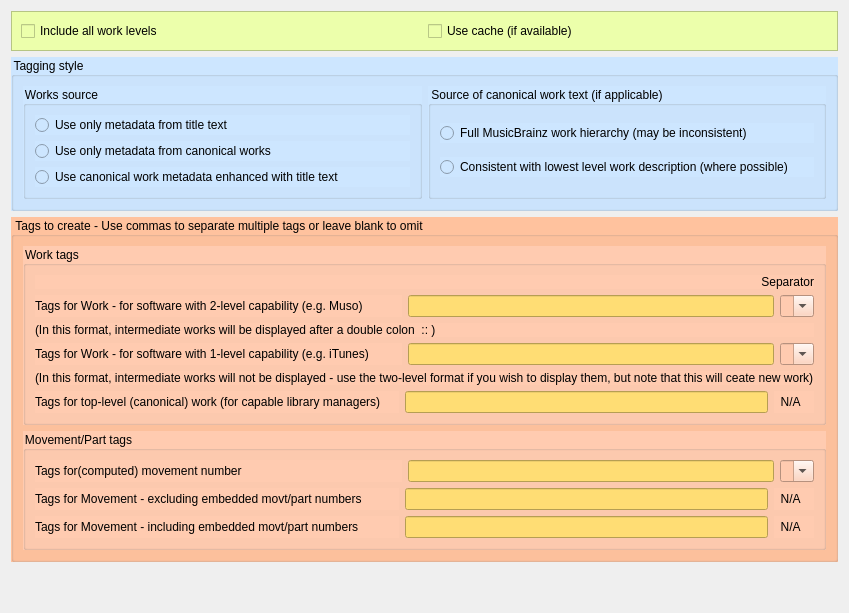
     <widget class="QWidget" name="Works">
      <attribute name="title">
       <string>Works and parts</string>
      </attribute>
      <layout class="QVBoxLayout" name="verticalLayout_4">
       <item>
        <widget class="QFrame" name="frame_2">
         <property name="styleSheet">
          <string notr="true">background-color: rgb(236, 255, 171);</string>
         </property>
         <property name="frameShape">
          <enum>QFrame::StyledPanel</enum>
         </property>
         <property name="frameShadow">
          <enum>QFrame::Raised</enum>
         </property>
         <layout class="QHBoxLayout" name="horizontalLayout_3">
          <item>
           <widget class="QCheckBox" name="use_cwp">
            <property name="text">
             <string>Include all work levels</string>
            </property>
           </widget>
          </item>
          <item>
           <widget class="QCheckBox" name="use_cache">
            <property name="text">
             <string>Use cache (if available)</string>
            </property>
           </widget>
          </item>
         </layout>
        </widget>
       </item>
       <item>
        <widget class="QGroupBox" name="Style">
         <property name="styleSheet">
          <string notr="true">background-color: rgb(205, 230, 255);</string>
         </property>
         <property name="title">
          <string>Tagging style</string>
         </property>
         <layout class="QHBoxLayout" name="horizontalLayout">
          <item>
           <widget class="QGroupBox" name="groupBox">
            <property name="title">
             <string>Works source</string>
            </property>
            <layout class="QVBoxLayout" name="verticalLayout_11">
             <item>
              <widget class="QRadioButton" name="cwp_titles">
               <property name="text">
                <string>Use only metadata from title text</string>
               </property>
               <attribute name="buttonGroup">
                <string notr="true">Style_buttons</string>
               </attribute>
              </widget>
             </item>
             <item>
              <widget class="QRadioButton" name="cwp_works">
               <property name="text">
                <string>Use only metadata from canonical works</string>
               </property>
               <attribute name="buttonGroup">
                <string notr="true">Style_buttons</string>
               </attribute>
              </widget>
             </item>
             <item>
              <widget class="QRadioButton" name="cwp_extended">
               <property name="text">
                <string>Use canonical work metadata enhanced with title text</string>
               </property>
               <attribute name="buttonGroup">
                <string notr="true">Style_buttons</string>
               </attribute>
              </widget>
             </item>
            </layout>
           </widget>
          </item>
          <item>
           <widget class="QGroupBox" name="groupBox_4">
            <property name="enabled">
             <bool>true</bool>
            </property>
            <property name="title">
             <string>Source of canonical work text (if applicable)</string>
            </property>
            <layout class="QVBoxLayout" name="verticalLayout_6">
             <item>
              <widget class="QRadioButton" name="cwp_hierarchical_works">
               <property name="text">
                <string>Full MusicBrainz work hierarchy (may be inconsistent)</string>
               </property>
               <attribute name="buttonGroup">
                <string notr="true">Source_buttons</string>
               </attribute>
              </widget>
             </item>
             <item>
              <widget class="QRadioButton" name="cwp_level0_works">
               <property name="text">
                <string>Consistent with lowest level work description (where possible)</string>
               </property>
               <attribute name="buttonGroup">
                <string notr="true">Source_buttons</string>
               </attribute>
              </widget>
             </item>
            </layout>
           </widget>
          </item>
         </layout>
        </widget>
       </item>
       <item>
        <widget class="QGroupBox" name="Tags">
         <property name="styleSheet">
          <string notr="true">background-color: rgb(255, 194, 158);</string>
         </property>
         <property name="title">
          <string>Tags to create - Use commas to separate multiple tags or leave blank to omit</string>
         </property>
         <layout class="QVBoxLayout" name="verticalLayout_9">
          <item>
           <widget class="QGroupBox" name="groupBox_2">
            <property name="styleSheet">
             <string notr="true">background-color: rgb(255, 203, 176);</string>
            </property>
            <property name="title">
             <string>Work tags</string>
            </property>
            <layout class="QVBoxLayout" name="verticalLayout_8">
             <item>
              <widget class="QLabel" name="label_40">
               <property name="text">
                <string>Separator</string>
               </property>
               <property name="alignment">
                <set>Qt::AlignRight|Qt::AlignTrailing|Qt::AlignVCenter</set>
               </property>
              </widget>
             </item>
             <item>
              <layout class="QHBoxLayout" name="_8">
               <property name="spacing">
                <number>6</number>
               </property>
               <property name="margin">
                <number>0</number>
               </property>
               <item>
                <widget class="QLabel" name="label_11">
                 <property name="sizePolicy">
                  <sizepolicy hsizetype="Expanding" vsizetype="Preferred">
                   <horstretch>0</horstretch>
                   <verstretch>0</verstretch>
                  </sizepolicy>
                 </property>
                 <property name="text">
                  <string>&lt;html&gt;&lt;head/&gt;&lt;body&gt;&lt;p&gt;Tags for Work - for software with 2-level capability (e.g. Muso)&lt;/p&gt;&lt;/body&gt;&lt;/html&gt;</string>
                 </property>
                 <property name="buddy">
                  <cstring>cwp_retries</cstring>
                 </property>
                </widget>
               </item>
               <item>
                <widget class="QLineEdit" name="cwp_work_tag_multi">
                 <property name="styleSheet">
                  <string notr="true">background-color: rgb(255, 221, 116);</string>
                 </property>
                </widget>
               </item>
               <item>
                <widget class="QComboBox" name="cwp_multi_work_sep">
                 <property name="editable">
                  <bool>true</bool>
                 </property>
                 <item>
                  <property name="text">
                   <string/>
                  </property>
                 </item>
                 <item>
                  <property name="text">
                   <string>; </string>
                  </property>
                 </item>
                 <item>
                  <property name="text">
                   <string>: </string>
                  </property>
                 </item>
                 <item>
                  <property name="text">
                   <string>. </string>
                  </property>
                 </item>
                 <item>
                  <property name="text">
                   <string>, </string>
                  </property>
                 </item>
                 <item>
                  <property name="text">
                   <string>- </string>
                  </property>
                 </item>
                </widget>
               </item>
              </layout>
             </item>
             <item>
              <widget class="QLabel" name="label">
               <property name="text">
                <string>(In this format, intermediate works will be displayed after a double colon  :: )</string>
               </property>
              </widget>
             </item>
             <item>
              <layout class="QHBoxLayout" name="_12">
               <property name="spacing">
                <number>6</number>
               </property>
               <property name="margin">
                <number>0</number>
               </property>
               <item>
                <widget class="QLabel" name="label_15">
                 <property name="sizePolicy">
                  <sizepolicy hsizetype="Expanding" vsizetype="Preferred">
                   <horstretch>0</horstretch>
                   <verstretch>0</verstretch>
                  </sizepolicy>
                 </property>
                 <property name="text">
                  <string>&lt;html&gt;&lt;head/&gt;&lt;body&gt;&lt;p&gt;Tags for Work - for software with 1-level capability (e.g. iTunes)&lt;/p&gt;&lt;/body&gt;&lt;/html&gt;</string>
                 </property>
                 <property name="buddy">
                  <cstring>cwp_retries</cstring>
                 </property>
                </widget>
               </item>
               <item>
                <widget class="QLineEdit" name="cwp_work_tag_single">
                 <property name="styleSheet">
                  <string notr="true">background-color: rgb(255, 221, 116);</string>
                 </property>
                </widget>
               </item>
               <item>
                <widget class="QComboBox" name="cwp_single_work_sep">
                 <property name="editable">
                  <bool>true</bool>
                 </property>
                 <item>
                  <property name="text">
                   <string/>
                  </property>
                 </item>
                 <item>
                  <property name="text">
                   <string>; </string>
                  </property>
                 </item>
                 <item>
                  <property name="text">
                   <string>: </string>
                  </property>
                 </item>
                 <item>
                  <property name="text">
                   <string>. </string>
                  </property>
                 </item>
                 <item>
                  <property name="text">
                   <string>, </string>
                  </property>
                 </item>
                 <item>
                  <property name="text">
                   <string>- </string>
                  </property>
                 </item>
                </widget>
               </item>
              </layout>
             </item>
             <item>
              <widget class="QLabel" name="label_2">
               <property name="text">
                <string>(In this format, intermediate works will not be displayed - use the two-level format if you wish to display them, but note that this will ceate new work)</string>
               </property>
              </widget>
             </item>
             <item>
              <layout class="QHBoxLayout" name="_9">
               <property name="spacing">
                <number>6</number>
               </property>
               <property name="margin">
                <number>0</number>
               </property>
               <item>
                <widget class="QLabel" name="label_12">
                 <property name="sizePolicy">
                  <sizepolicy hsizetype="Expanding" vsizetype="Preferred">
                   <horstretch>0</horstretch>
                   <verstretch>0</verstretch>
                  </sizepolicy>
                 </property>
                 <property name="text">
                  <string>&lt;html&gt;&lt;head/&gt;&lt;body&gt;&lt;p&gt;Tags for top-level (canonical) work (for capable library managers)&lt;/p&gt;&lt;/body&gt;&lt;/html&gt;</string>
                 </property>
                 <property name="buddy">
                  <cstring>cwp_retries</cstring>
                 </property>
                </widget>
               </item>
               <item>
                <widget class="QLineEdit" name="cwp_top_tag">
                 <property name="styleSheet">
                  <string notr="true">background-color: rgb(255, 221, 116);</string>
                 </property>
                </widget>
               </item>
               <item>
                <widget class="QLabel" name="label_10">
                 <property name="text">
                  <string>  N/A    </string>
                 </property>
                </widget>
               </item>
              </layout>
             </item>
            </layout>
           </widget>
          </item>
          <item>
           <widget class="QGroupBox" name="groupBox">
            <property name="styleSheet">
             <string notr="true">background-color: rgb(255, 203, 176);</string>
            </property>
            <property name="title">
             <string>Movement/Part tags</string>
            </property>
            <layout class="QVBoxLayout" name="verticalLayout_7">
             <item>
              <layout class="QHBoxLayout" name="_10">
               <property name="spacing">
                <number>6</number>
               </property>
               <property name="margin">
                <number>0</number>
               </property>
               <item>
                <widget class="QLabel" name="label_13">
                 <property name="sizePolicy">
                  <sizepolicy hsizetype="Expanding" vsizetype="Preferred">
                   <horstretch>0</horstretch>
                   <verstretch>0</verstretch>
                  </sizepolicy>
                 </property>
                 <property name="text">
                  <string>&lt;html&gt;&lt;head/&gt;&lt;body&gt;&lt;p&gt;Tags for(computed) movement number&lt;/p&gt;&lt;/body&gt;&lt;/html&gt;</string>
                 </property>
                 <property name="buddy">
                  <cstring>cwp_retries</cstring>
                 </property>
                </widget>
               </item>
               <item>
                <widget class="QLineEdit" name="cwp_movt_no_tag">
                 <property name="styleSheet">
                  <string notr="true">background-color: rgb(255, 221, 116);</string>
                 </property>
                </widget>
               </item>
               <item>
                <widget class="QComboBox" name="cwp_movt_no_sep">
                 <property name="editable">
                  <bool>true</bool>
                 </property>
                 <item>
                  <property name="text">
                   <string/>
                  </property>
                 </item>
                 <item>
                  <property name="text">
                   <string>; </string>
                  </property>
                 </item>
                 <item>
                  <property name="text">
                   <string>: </string>
                  </property>
                 </item>
                 <item>
                  <property name="text">
                   <string>. </string>
                  </property>
                 </item>
                 <item>
                  <property name="text">
                   <string>, </string>
                  </property>
                 </item>
                 <item>
                  <property name="text">
                   <string>- </string>
                  </property>
                 </item>
                </widget>
               </item>
              </layout>
             </item>
             <item>
              <layout class="QHBoxLayout" name="_11">
               <property name="spacing">
                <number>6</number>
               </property>
               <property name="margin">
                <number>0</number>
               </property>
               <item>
                <widget class="QLabel" name="label_14">
                 <property name="sizePolicy">
                  <sizepolicy hsizetype="Expanding" vsizetype="Preferred">
                   <horstretch>0</horstretch>
                   <verstretch>0</verstretch>
                  </sizepolicy>
                 </property>
                 <property name="text">
                  <string>&lt;html&gt;&lt;head/&gt;&lt;body&gt;&lt;p&gt;Tags for Movement - excluding embedded movt/part numbers&lt;/p&gt;&lt;/body&gt;&lt;/html&gt;</string>
                 </property>
                 <property name="buddy">
                  <cstring>cwp_retries</cstring>
                 </property>
                </widget>
               </item>
               <item>
                <widget class="QLineEdit" name="cwp_movt_tag_exc">
                 <property name="styleSheet">
                  <string notr="true">background-color: rgb(255, 221, 116);</string>
                 </property>
                </widget>
               </item>
               <item>
                <widget class="QLabel" name="label_39">
                 <property name="text">
                  <string>  N/A    </string>
                 </property>
                </widget>
               </item>
              </layout>
             </item>
             <item>
              <layout class="QHBoxLayout" name="_6">
               <property name="spacing">
                <number>6</number>
               </property>
               <property name="margin">
                <number>0</number>
               </property>
               <item>
                <widget class="QLabel" name="label_9">
                 <property name="sizePolicy">
                  <sizepolicy hsizetype="Expanding" vsizetype="Preferred">
                   <horstretch>0</horstretch>
                   <verstretch>0</verstretch>
                  </sizepolicy>
                 </property>
                 <property name="text">
                  <string>&lt;html&gt;&lt;head/&gt;&lt;body&gt;&lt;p&gt;Tags for Movement - including embedded movt/part numbers&lt;/p&gt;&lt;/body&gt;&lt;/html&gt;</string>
                 </property>
                 <property name="buddy">
                  <cstring>cwp_retries</cstring>
                 </property>
                </widget>
               </item>
               <item>
                <widget class="QLineEdit" name="cwp_movt_tag_inc">
                 <property name="styleSheet">
                  <string notr="true">background-color: rgb(255, 221, 116);</string>
                 </property>
                </widget>
               </item>
               <item>
                <widget class="QLabel" name="label_37">
                 <property name="text">
                  <string>  N/A    </string>
                 </property>
                </widget>
               </item>
              </layout>
             </item>
            </layout>
           </widget>
          </item>
         </layout>
        </widget>
       </item>
       <item>
        <spacer name="verticalSpacer">
         <property name="orientation">
          <enum>Qt::Vertical</enum>
         </property>
         <property name="sizeHint" stdset="0">
          <size>
           <width>20</width>
           <height>40</height>
          </size>
         </property>
        </spacer>
       </item>
      </layout>
     </widget>
